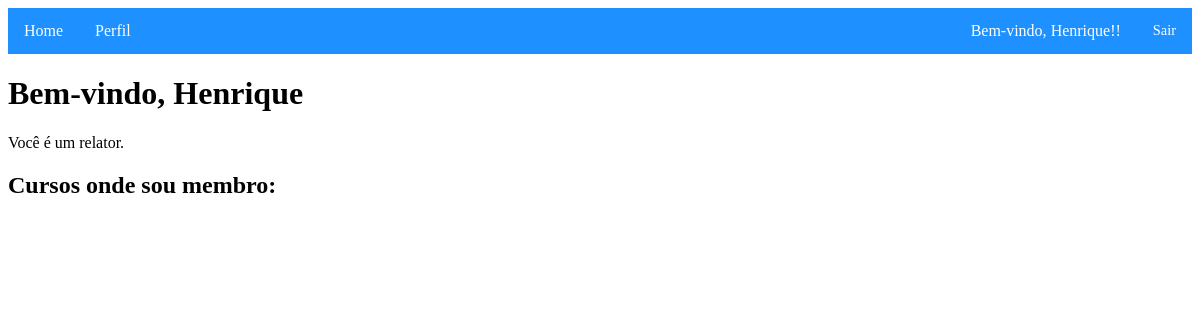
Page /home/ (signed in) on the earlier database version.
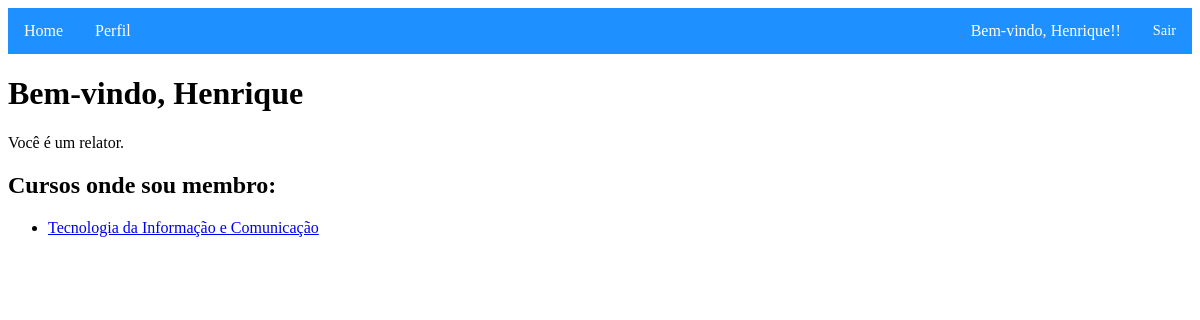
Same page on the later database version.
### cursos/models.py (models this page shows)
class Curso(models.Model):
    nome = models.CharField(max_length=255)
    inscricao_curricular = models.CharField(max_length=255)
    data_criacao = models.DateField(auto_now_add=True)
    descricao = models.TextField()
    gerenciador = models.ForeignKey(Usuario, on_delete=models.CASCADE)
    informacoes_complementares = models.TextField(blank=True)
    mural_gen = models.TextField(blank=True)
    mural_eq = models.TextField(blank=True)
    capa = models.FileField(upload_to='capas/', blank=True, validators=[validate_pdf_file])
    membros = models.ManyToManyField(Usuario, related_name='cursos_membros')
    avaliadores = models.ManyToManyField(Usuario, related_name='avaliadores')

### usuarios/views.py (the view)
# urls.py: 2. Add a URL to urlpatterns:  path('', views.home, name='home')
def home(request):
    if not request.user.is_authenticated:
        return redirect('usuarios:login')
    if request.user.tipo_usuario == Usuario.RELATOR:
        cursos = Curso.objects.filter(membros=request.user)
        return render(request, 'usuarios/home.html', {'cursos': cursos})
    elif request.user.tipo_usuario == Usuario.AVALIADOR:
        cursos = Curso.objects.filter(avaliadores=request.user)
        return render(request, 'usuarios/home.html', {'cursos': cursos})
    else:
        print("reconheceu que é gerenciador")
        return render(request, 'usuarios/home.html')

### templates/usuarios/home.html (shortened to what this page needs)
{% extends 'base.html' %}
{% load static %}
{% block content %}
    {% if user.tipo_usuario == 'G' %}
        <h1>Bem-vindo, {{ user.nome }}</h1>
        <p>Você é um gerenciador.</p>
        <ul>
            <li><a href="{% url 'usuarios:listar_relatores' %}">Listar Relatores</a></li>
            <li><a href="{% url 'cursos:listar_cursos' %}">Listar Cursos que Gerencio</a></li>
            <li><a href="{% url 'cursos:criar_curso' %}">Criar Curso</a></li>
        </ul>
    {% elif user.tipo_usuario == 'R' %}
        <h1>Bem-vindo, {{ user.nome }}</h1>
        <p>Você é um relator.</p>
        <h2>Cursos onde sou membro:</h2>
        <ul>
            {% for curso in cursos %}
                <li><a href="{% url 'cursos:detalhes_curso_relator' curso.id %}">{{ curso.nome }}</a></li>
            {% endfor %}
        </ul>
    {% endif %}
{% endblock %}

Differences in the rows shown:
added Curso: nome "Tecnologia da Informação e Comunicação"
